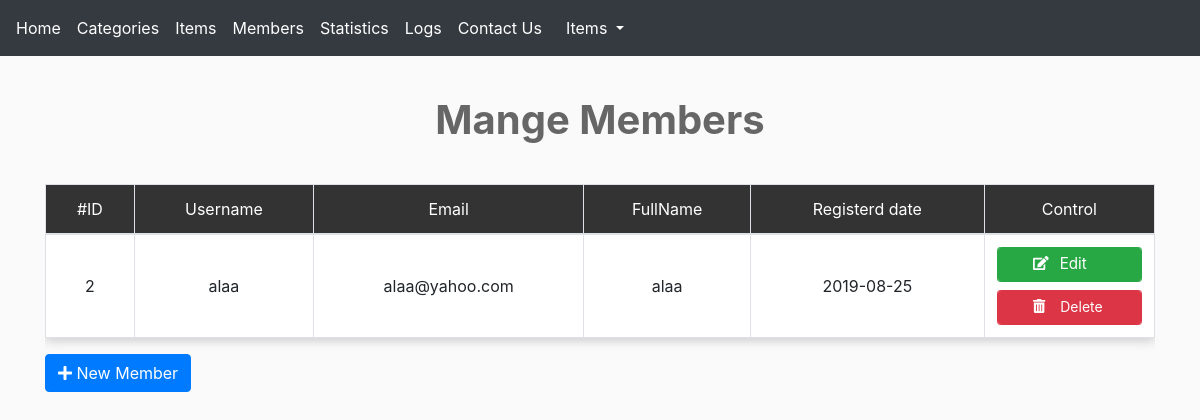
/members.php (signed in), run on the app's committed database.
### tables this page shows
CREATE TABLE `users` (
  `UserID` int(11) NOT NULL,
  `Username` varchar(255) NOT NULL,
  `Password` varchar(255) NOT NULL,
  `Email` varchar(255) NOT NULL,
  `FullName` varchar(255) NOT NULL,
  `GroupID` int(11) NOT NULL DEFAULT 0,
  `TrustStatus` int(11) NOT NULL DEFAULT 0,
  `RegStatus` int(11) NOT NULL DEFAULT 0,
  `Date` date NOT NULL
);

### members.php (the view, shortened to what this page needs)
<?php
if(isset($_SESSION['Username'])) {
    include 'ini.php';
    $do = isset($_GET['do']) ? $do = $_GET['do'] : $do = 'Manage';
if ($do  == 'Manage') {
    $query = '';
$stmt = $con->prepare("SELECT * FROM users WHERE UserID !=1  $query");
$stmt->execute();
$rows = $stmt->fetchAll()
?>
<h1 class="text-center">Mange Members</h1>
    <div class="container">
        <div class="table-responsive">
        <table class="table table-bordered text-center main-table">
        <thead>
            <tr>
                <td>#ID</td>
                <td>Username</td>
                <td>Email</td>
                <td>FullName</td>
                <td>Registerd date</td>
                <td>Control </td>
            </tr>
        </thead>
        <tbody>
<?php
  foreach($rows as $row) {
      echo "<tr>";
      echo "<td>" . $row['UserID'] . "</td>";
      echo "<td>" . $row['Username'] . "</td>";
      echo "<td>" . $row['Email'] . "</td>";
      echo "<td>" . $row['FullName'] . "</td>";
      echo "<td>" . $row['Date'] . "</td>";
      echo '<td class="form-group">
      <a href="members.php?do=Edit&userid='.$row["UserID"].'" class="btn-sm mb-2 btn-success form-control"><i class="fas fa-edit"></i><span class="btn-edit">Edit</span></a>
      <a href="members.php?do=Delete&userid='.$row["UserID"].'"  class="btn-sm btn-danger form-control confirm"><i class="fas fa-trash-alt"></i><span class="btn-delt">Delete</span></a>';
            echo "</td>";
      echo "</tr>";
  }
?>
        </tbody>
        </table>
        </div>
        <a href ="members.php?do=Add" class="btn btn-primary"><i class="fas fa-plus"></i> New Member</a>
    </div>
   <?php }
    include 'footer.php';
} else {
    header ('Location: index.php');
    exit();
}

### layout/css/all.css (style rules this page uses)
.fa-edit:before { content: "\f044"; }
.fa-plus:before { content: "\f067"; }
.fa-trash-alt:before { content: "\f2ed"; }

### layout/css/backend.css (style rules this page uses)
body { background-color:#FAFAFA ; font-size: 16px; }
h1 { font-size: 2.5rem; margin: 40px 0; font-weight: bold; color: #666; }
a:not(.btn) { text-decoration: none; }
.main-table { -webkit-box-shadow: 0 3px 10px #CCC; -moz-box-shadow: 0 3px 10px #CCC; box-shadow: 0 3px 10px #CCC; }
.main-table td { background-color: #FFF; vertical-align: middle !important; }
.main-table thead tr:first-child td { background-color: #333; color:#FFF; }
.fa-edit { position: relative; left: -15px; }
.fa-trash-alt { position: relative; left: -9px; }
.btn-edit { position: relative; left: -4px; top: 1px; font-size: .95rem; }
.btn-delt { position: relative; left: 6px; top: 1px; }
.btn-sm { vertical-align: middle !important; }

### data on the page
users: UserID "2", Username "alaa", Email "alaa@yahoo.com", FullName "alaa", Date "2019-08-25"

### other printed values
lang('HOME_ADMIN') "Home"
lang('CATEGORIES') "Categories"
lang('ITEMS') "Items"
lang('MEMBERS') "Members"
lang('STATISICE') "Statistics"
lang('LOGS') "Logs"
